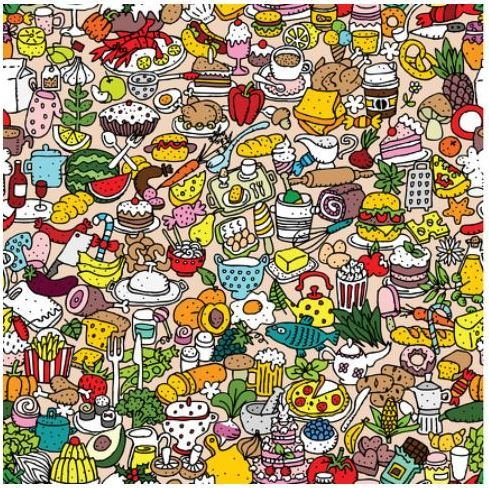
#> input picture assets/f1.jpg, 489 x 488 px, found by its file name
$ python 4_SegmentacionColor.py
#> lines starting #> are read from the running program, lines starting #| are printed output that depends on the picture; after the words box and inside, x2 and y2 are one past the last pixel; in counts of white or black regions, pixels touching at a corner belong together
import cv2 as cv
img = cv.imread("assets/f1.jpg", 1)
#> img is the input picture: shape (488, 489, 3); mean B, G, R 115.8, 144.3, 162.1
img2 = cv.cvtColor(img, cv.COLOR_BGR2RGB)
img3 = cv.cvtColor(img2, cv.COLOR_RGB2HSV)
#> img3: shape (488, 489, 3); mean H, S, V 47.5, 99.9, 167.2

umbralBajo=(0, 80, 80  )
umbralAlto=(10, 255, 255)
umbralBajoB=(170, 80,80)
umbralAltoB=(180, 255, 255)


mascara1 = cv.inRange(img3, umbralBajo, umbralAlto)
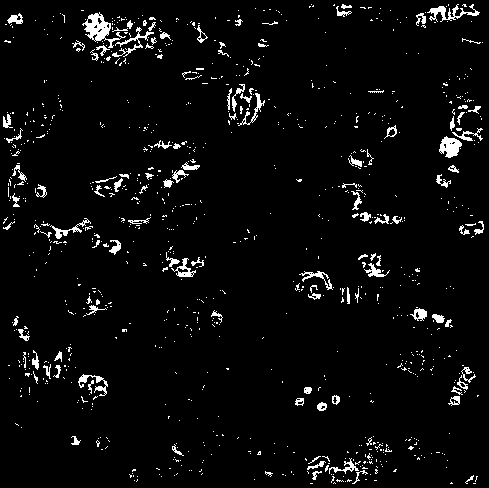
#> mascara1: shape (488, 489); 4.1% white in thin lines or dots
mascara2 = cv.inRange(img3, umbralBajoB, umbralAltoB)
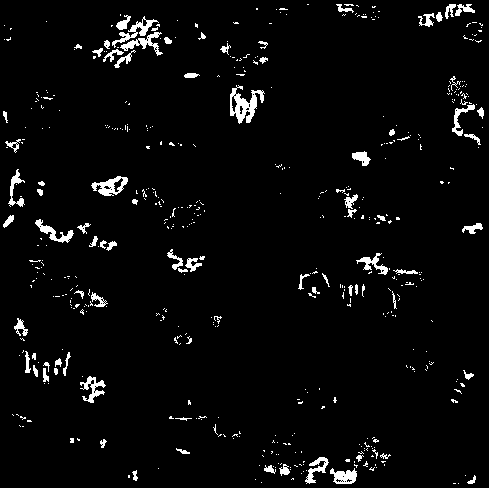
#> mascara2: shape (488, 489); 3.6% white; 514 white regions (431 under 20 px), largest, box (x1, y1, x2, y2) and area: (230, 85, 265, 124) 603, (91, 176, 128, 196) 358, (112, 16, 159, 48) 332

mascara = mascara1 + mascara2
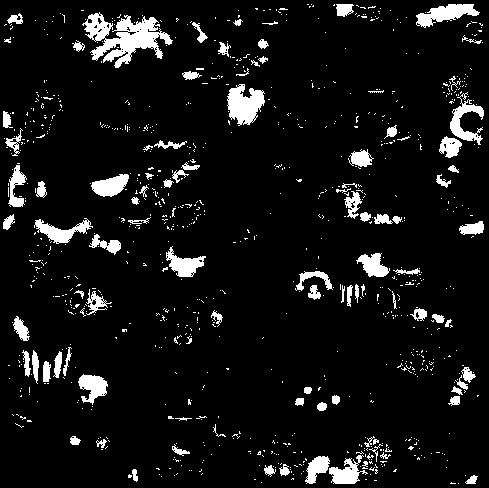
#> mascara: shape (488, 489); 7.7% white; 924 white regions (826 under 20 px), largest, box (x1, y1, x2, y2) and area: (82, 12, 173, 68) 2288, (227, 84, 265, 126) 1025, (416, 4, 480, 28) 776

resultado = cv.bitwise_and(img, img, mask=mascara)
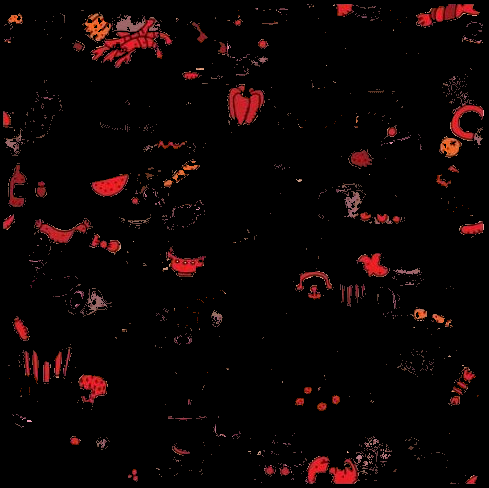
#> resultado: shape (488, 489, 3); mean B, G, R 3.8, 4, 11.4

cv.imshow('resultado', resultado)
cv.imshow('mascara', mascara)
cv.imshow('img',img)
cv.imshow('img2', img2)
cv.imshow('img3', img3)

cv.waitKey(0)
cv.destroyAllWindows()
